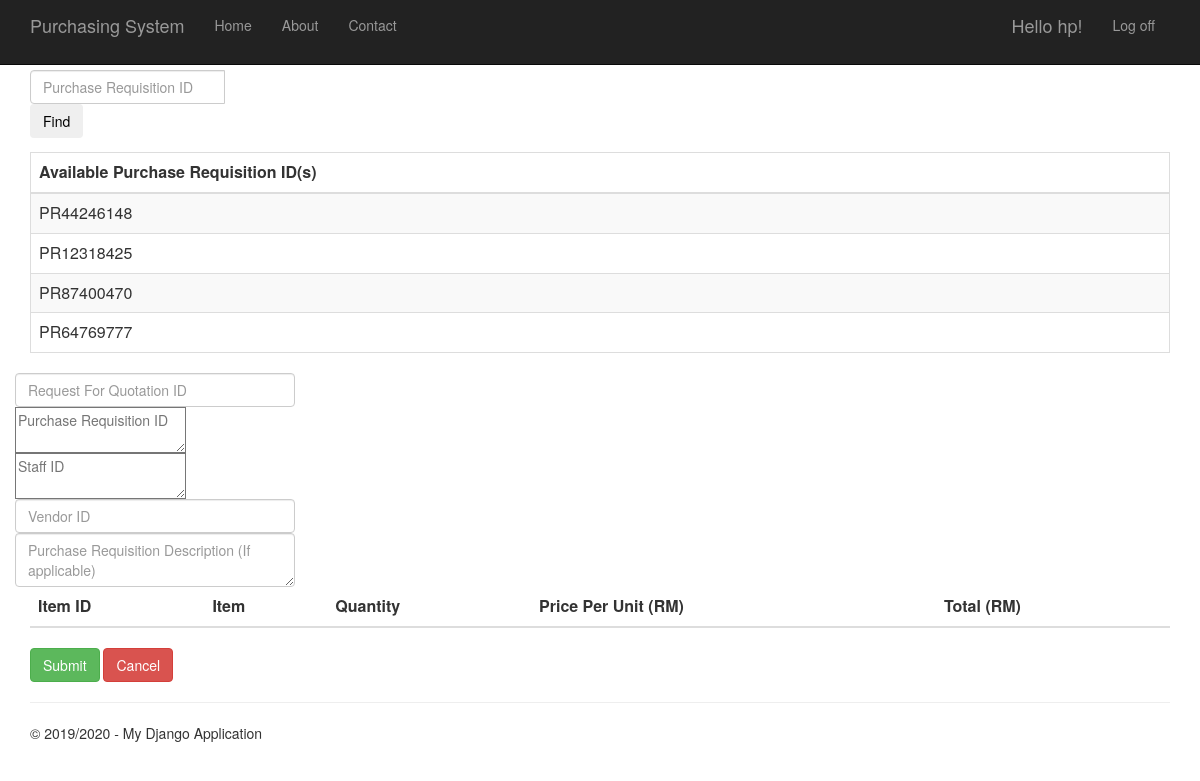
Page /requestforquotationform (signed in) on the earlier database version.
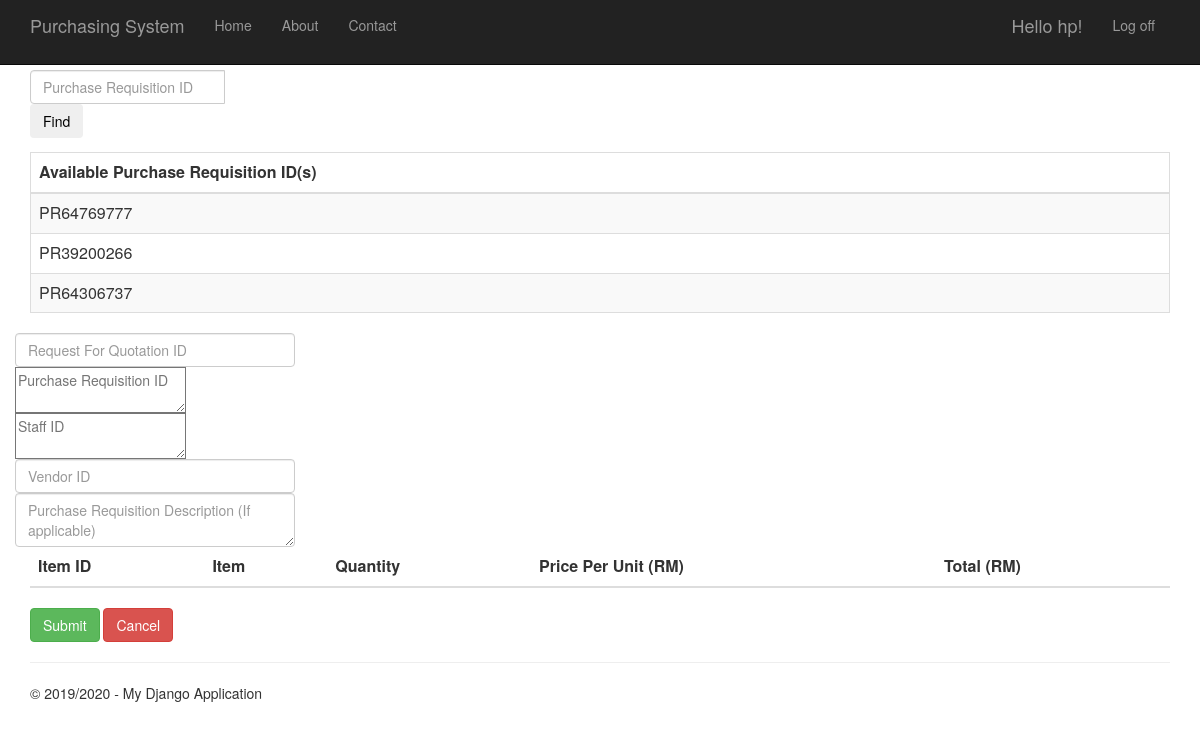
Same page on the later database version.
### PurchaseRequisition/models.py (models this page shows, shortened)
class PurchaseRequisition(models.Model):
    pr_id= models.CharField(max_length=10, primary_key=True) #takes character
    description= models.TextField(null=True,default=None, blank=True)
    time_created= models.DateTimeField()
    total_price= models.DecimalField(max_digits=10, decimal_places=2, default=Decimal('0.00'))
    status= models.TextField(max_length=10, default="Pending")
    person_id = models.ForeignKey(Person)

### RequestForQuotation/views.py (the view)
# urls.py: url(r'^requestforquotationform$', RequestForQuotation.views.requestforquotationform, name="request_for_quotation_form"),
@login_required
def requestforquotationform(request):
    requisitionPurchase = PurchaseRequisition.objects.all()
    for r in requisitionPurchase:
        if RequestForQuotation.objects.filter(purchase_requisition_id_id = r.pr_id).count() != 0:
            requisitionPurchase = requisitionPurchase.exclude(pr_id=r.pr_id)
    context = {
            'rfqrows': requisitionPurchase,
            'title':'Request For Quotation Form',
            'year':'2019/2020'
        }
    context['user'] = request.user
    return render(request,'RequestForQuotation/requestforquotationform.html',context)

### RequestForQuotation/templates/RequestForQuotation/requestforquotationform.html (shortened to what this page needs)
﻿{% extends "app/layout.html" %}
{% block content %}
<div class="formpurchaseorder margintop" >
    <form class="quotationfind" action="fillingrequestforquotation" method="get">
        <div class="input-group mb-3">
          <input type="text" class="form-control" name="pr_id" placeholder="Purchase Requisition ID" aria-label="Purchase Requisition ID"
            aria-describedby="button-addon2">
          <div class="input-group-append">
           <button type="submit" class="btn btn-outline-info btn-hover btn-rounded waves-effect">Find</button>
          </div>
        </div>
    </form>
    {% if rfqrows.count > 0 %}
    <div class="table-wrapper-scroll-y">
        <table class="table table-bordered table-striped mb-0">
            <thead>
                 <tr>
                    <th scope="col">Available Purchase Requisition ID(s)</th>
                 </tr>
            </thead>
            <tbody>
            {% for r in rfqrows %}
                <tr>
                    <td>{{r.pr_id}}</td>
                </tr>
            {% endfor %}
            </tbody>
        </table>
    </div>
    {% endif %}
    <form class="purchaseordersubmission" action="requestforquotationconfirmation" method="POST">
        <div class="row margintop">
            <div class="col">
                <input type="text" class="form-control" name="request_for_quotation_id" value="{{request_for_quotation_id}}" placeholder="Request For Quotation ID">
            </div>
            <div class="col">
                <textarea type="text" class="poform-control" name="purchase_requisition_id" placeholder="Purchase Requisition ID">{{purchase_requisition_id}}</textarea>
            </div>
            <div class="col">
                <textarea type="text" class="poform-control" name="staff_id" placeholder="Staff ID">{{staff_id}}</textarea>
            </div>
            <div class="col">
                <input type="text" class="form-control" name="vendor_id" placeholder="Vendor ID">
            </div>
        </div>
        <div class="row margintop">
            <div class="col">
                <textarea type="text" class="form-control" name="description" id="description" placeholder="Purchase Requisition Description (If applicable)"></textarea>
            </div>
        </div>
        <table class="table table-striped margintop" name="items" id="items">
            <thead>
                <tr>
                    <th scope="col">Item ID</th>
                    <th scope="col">Item</th>
                    <th scope="col">Quantity</th>
                    <th scope="col">Price Per Unit (RM)</th>
                    <th scope="col">Total (RM)</th>
                </tr>
            </thead>
        </table>
        <div class="margintop">
            <button type="submit" class="btn btn-success btn-square buttonsize">Submit</button>
            <a class="btn btn-danger btn-square buttonsize" href="/menu">Cancel</a>
        </div>
    </form>
</div>
{% endblock %}

Differences in the rows shown:
no longer on this page (row edited): PurchaseRequisition: pr_id "PR44246148"
no longer on this page (row edited): PurchaseRequisition: pr_id "PR12318425"
no longer on this page (row edited): PurchaseRequisition: pr_id "PR87400470"
added PurchaseRequisition: pr_id "PR39200266"
added PurchaseRequisition: pr_id "PR64306737"
